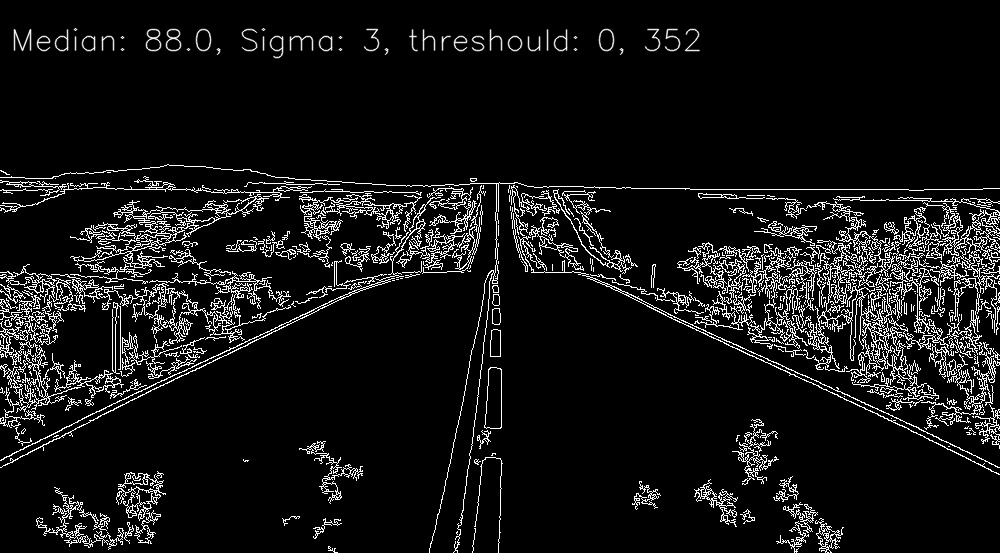
#> input picture opencv/lane_detection/picture/lane1-auto1.jpg, 1000 x 553 px, given in place of lane8.jpg, which was not available
$ python test10.py
#> lines starting #> are read from the running program, lines starting #| are printed output that depends on the picture; after the words box and inside, x2 and y2 are one past the last pixel; in counts of white or black regions, pixels touching at a corner belong together; pictures that were not available may be replaced by others from this repository, and a replacement may not be noted
import cv2
import numpy as np
#import argparse
#import glob

def auto_canny(image, sigma=4):
        v = np.median(image)
        # [4 lines of commented-out code are left out]
        lower = int(0.1*v)
        if v<20:
            upper = 100
        elif v>100:
            upper = 500
        else:
            upper = int(sigma*v)
        edges = cv2.Canny(image, lower, upper)
        return edges, lower, upper, v

img = cv2.imread('picture/lane8.jpg')
#> img is the input picture: shape (553, 1000, 3); min 0, max 255, mean 20.4

gray = cv2.cvtColor(img, cv2.COLOR_BGR2GRAY)
# [5 lines of commented-out code are left out]
sigma = 4
edges, lower, upper, v = auto_canny(img, sigma)
#> in auto_canny, `v = np.median(image)`: v = 0
#> in auto_canny, `edges = cv2.Canny(image, lower, upper)`:
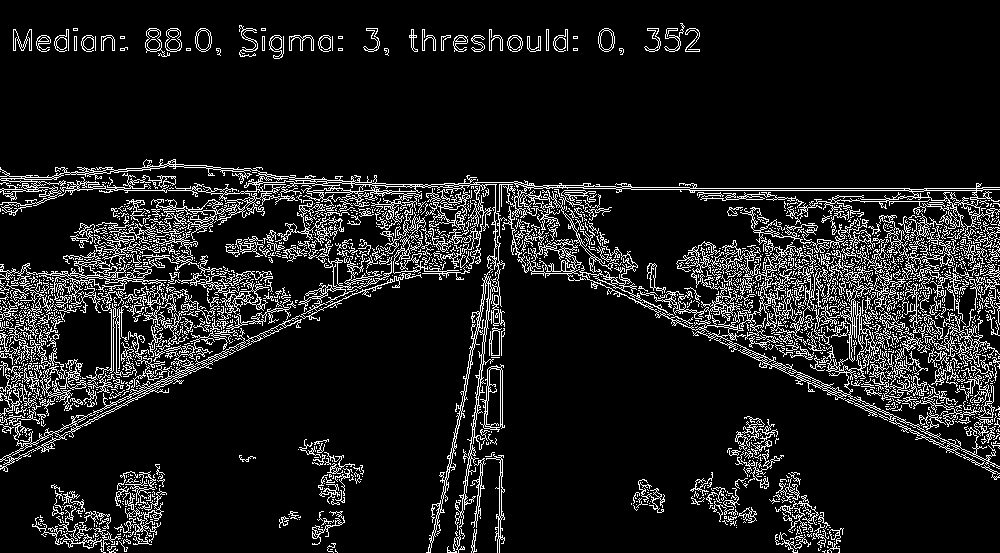
#> edges: shape (553, 1000); 11.1% white in thin lines or dots
#> lower = 0; upper = 100; v = 0

font = cv2.FONT_HERSHEY_SIMPLEX
text = 'Median: ' + str(v) + ', Sigma: ' + str(sigma) +', threshould: ' + str(lower) + ', ' + str(upper)
# text = "Threshold: " + str(lower) + ", " + str(upper)
print (text)
#| Median: 0.0, Sigma: 4, threshould: 0, 100
cv2.putText(edges, text, (10,30), font, 1, (100,100,100), 2, cv2.LINE_AA)
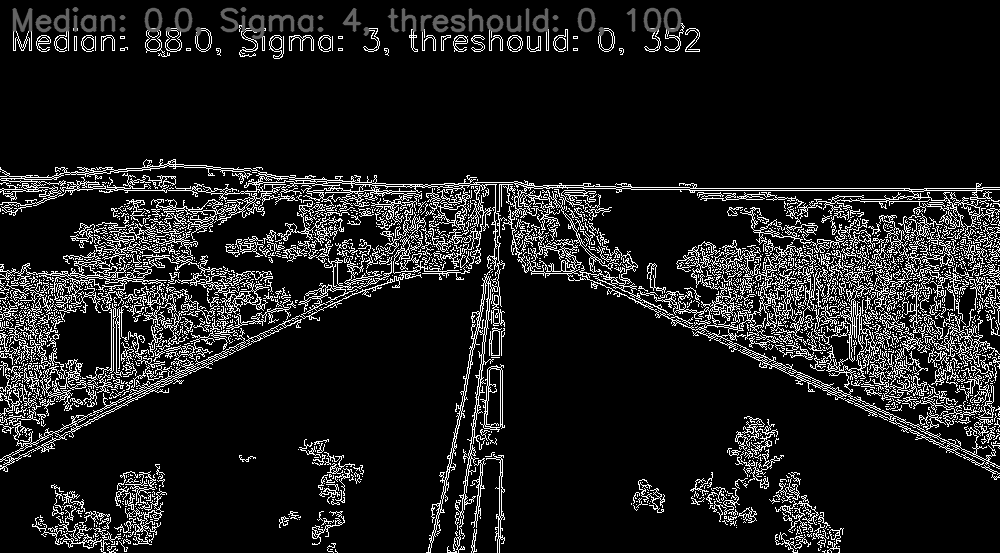
#> edges: shape (553, 1000); 1.22% of pixels changed, all inside (x1, y1, x2, y2) = (12, 7, 682, 40)

# cv2.imwrite('/picture/lane8-myauto0.jpg', edges)
cv2.namedWindow('image', cv2.WINDOW_NORMAL)
cv2.imshow("image", edges)
cv2.waitKey(0)
cv2.destroyAllWindows()

$ run again, on opencv/lane_detection/picture/lane1-myauto1.jpg
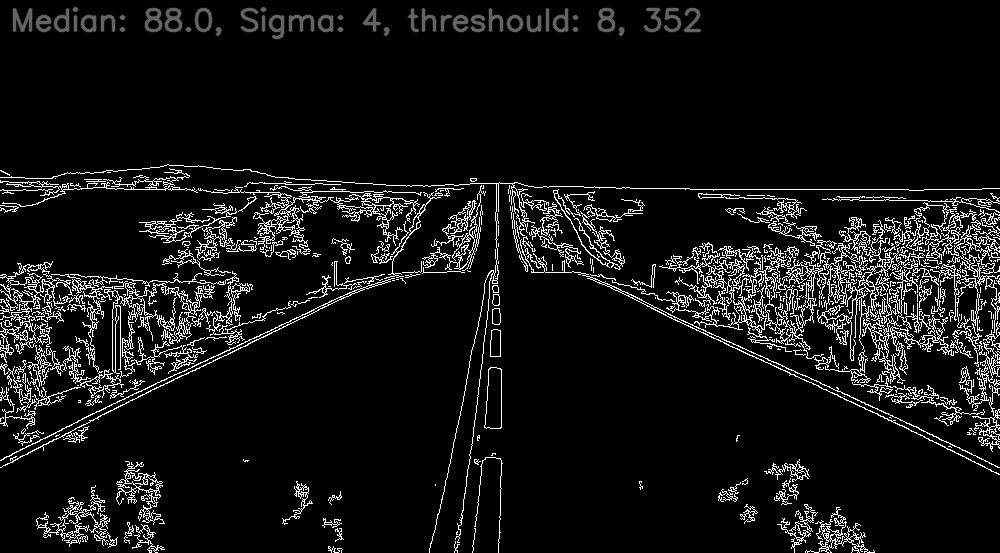
#> input picture opencv/lane_detection/picture/lane1-myauto1.jpg, 1000 x 553 px, given in place of lane8.jpg, which was not available
#> img is the input picture: shape (553, 1000, 3); min 0, max 255, mean 19.5
#> in auto_canny, `v = np.median(image)`: v = 0
#> in auto_canny, `edges = cv2.Canny(image, lower, upper)`:
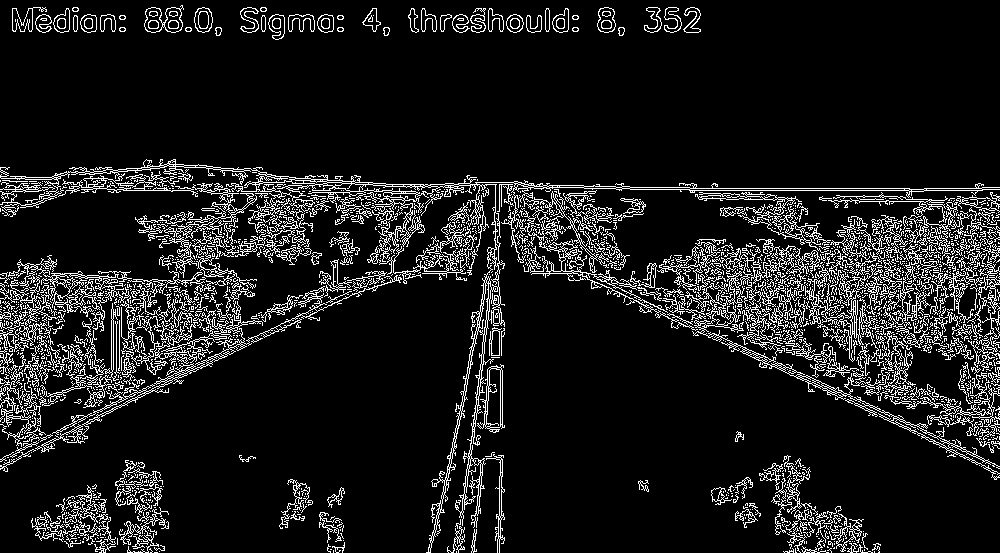
#> edges: shape (553, 1000); 10.7% white in thin lines or dots
#> `edges, lower, upper, v = auto_canny(img, sigma)`: upper = 100; v = 0
#| Median: 0.0, Sigma: 4, threshould: 0, 100
#> `cv2.putText(edges, text, (10,30), font, 1, (100,100,100), 2, cv2.LINE_..`:
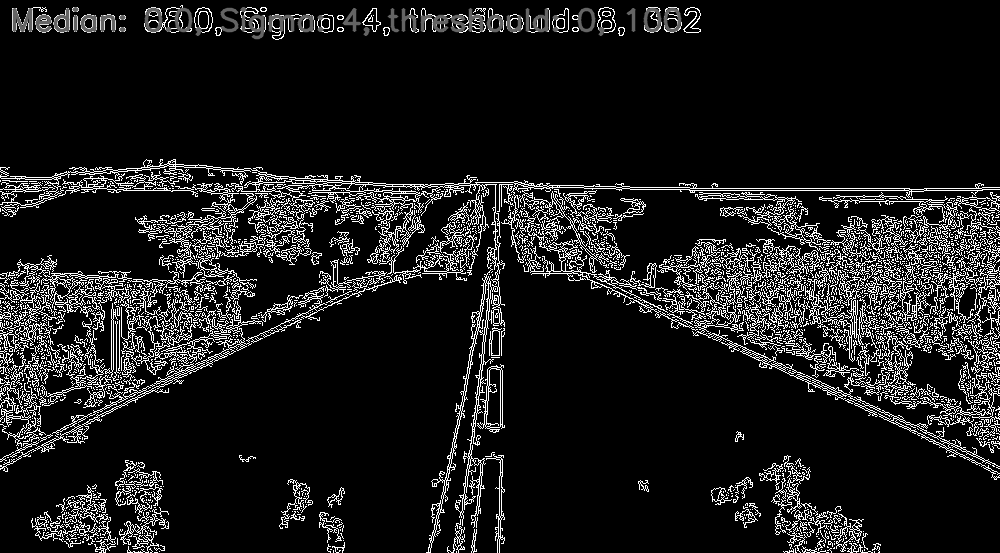
#> edges: shape (553, 1000); 1.23% of pixels changed, all inside (x1, y1, x2, y2) = (12, 7, 682, 40)
